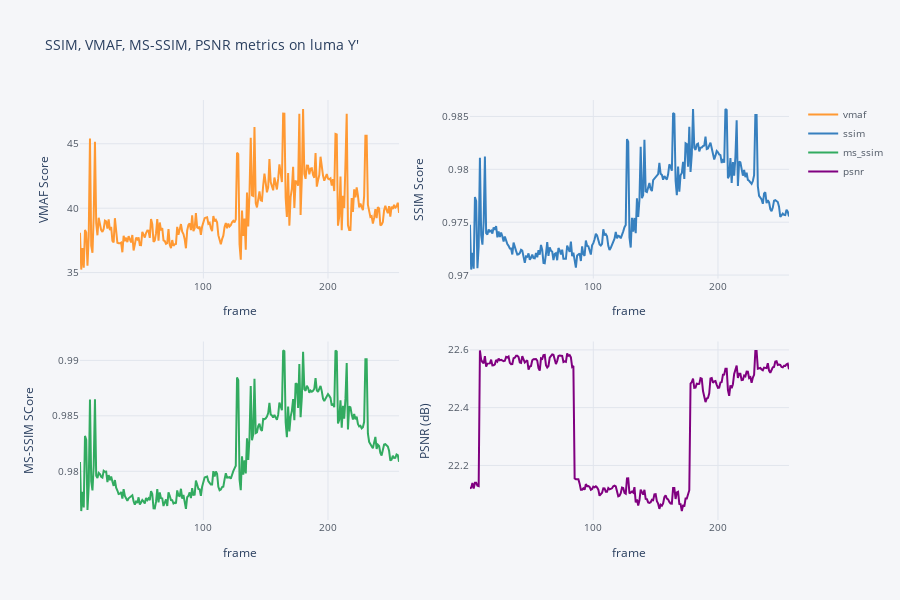

Here is the notebook cell this chart was saved with:
### Markdown cell above
##### Initial Analysis

For this test video, the VMAF score seems consistent with the earlier SSIM plots.
The video stars with relatively low quality, has a peak in perceptual quality, showing a increase in effiency of the compression, then decreases and is centered around a score of 37 roughly until halfway, and then starts increasing in quality roughly halfway with irregular fluctuations, but an overall increasing tendency, which means that less bits were needed to have a result perceptually closer to the original source material, than in the first half, where the characteristics of the scene are showing a lower SSIM and VMAF. Multi-scale SSIM might also sched some light, as well as the other objective non-perceptual metrics.

### Code cell
fig = dfs["vmaf"].iplot(y=["vmaf", "ssim", "ms_ssim", "psnr"],subplots=True, width=2.0, asFigure=True)

fig.update
fig.update_layout(title="SSIM, VMAF, MS-SSIM, PSNR metrics on luma Y'",
                  xaxis_title="frame", yaxis_title="VMAF Score",
                  xaxis2_title="frame", yaxis2_title="SSIM Score",
                  xaxis3_title="frame", yaxis3_title="MS-SSIM SCore",
                  xaxis4_title="frame", yaxis4_title="PSNR (dB)", font=dict(size=10),
                  width=900, height=600
                 )

### Figure 1 — Plotly figure (JSON) as saved in the notebook; plotly's stock layout.template omitted (floating-point values rounded to 4 significant figures; data arrays with more than 128 entries replaced by an {"elided": "..."} marker saying what was removed)
{"data": [{"line": {"color": "rgba(255, 153, 51, 1.0)", "dash": "solid", "shape": "linear", "width": 2}, "mode": "lines", "name": "vmaf", "text": "", "type": "scatter", "x": {"elided": "257 int values"}, "xaxis": "x", "y": {"elided": "257 float values"}, "yaxis": "y"}, {"line": {"color": "rgba(55, 128, 191, 1.0)", "dash": "solid", "shape": "linear", "width": 2}, "mode": "lines", "name": "ssim", "text": "", "type": "scatter", "x": {"elided": "257 int values"}, "xaxis": "x2", "y": {"elided": "257 float values"}, "yaxis": "y2"}, {"line": {"color": "rgba(50, 171, 96, 1.0)", "dash": "solid", "shape": "linear", "width": 2}, "mode": "lines", "name": "ms_ssim", "text": "", "type": "scatter", "x": {"elided": "257 int values"}, "xaxis": "x3", "y": {"elided": "257 float values"}, "yaxis": "y3"}, {"line": {"color": "rgba(128, 0, 128, 1.0)", "dash": "solid", "shape": "linear", "width": 2}, "mode": "lines", "name": "psnr", "text": "", "type": "scatter", "x": {"elided": "257 int values"}, "xaxis": "x4", "y": {"elided": "257 float values"}, "yaxis": "y4"}], "layout": {"font": {"size": 10}, "height": 600, "legend": {"bgcolor": "#F5F6F9", "font": {"color": "#4D5663"}}, "paper_bgcolor": "#F5F6F9", "plot_bgcolor": "#F5F6F9", "title": {"text": "SSIM, VMAF, MS-SSIM, PSNR metrics on luma Y'"}, "width": 900, "xaxis": {"anchor": "y", "autorange": true, "domain": [0, 0.45], "gridcolor": "#E1E5ED", "range": [1, 257], "showgrid": true, "tickfont": {"color": "#4D5663"}, "title": {"text": "frame"}, "type": "linear", "zerolinecolor": "#E1E5ED"}, "xaxis2": {"anchor": "y2", "autorange": true, "domain": [0.55, 1], "gridcolor": "#E1E5ED", "range": [1, 257], "showgrid": true, "tickfont": {"color": "#4D5663"}, "title": {"text": "frame"}, "type": "linear", "zerolinecolor": "#E1E5ED"}, "xaxis3": {"anchor": "y3", "autorange": true, "domain": [0, 0.45], "gridcolor": "#E1E5ED", "range": [1, 257], "showgrid": true, "tickfont": {"color": "#4D5663"}, "title": {"text": "frame"}, "type": "linear", "zerolinecolor": "#E1E5ED"}, "xaxis4": {"anchor": "y4", "autorange": true, "domain": [0.55, 1], "gridcolor": "#E1E5ED", "range": [1, 257], "showgrid": true, "tickfont": {"color": "#4D5663"}, "title": {"text": "frame"}, "type": "linear", "zerolinecolor": "#E1E5ED"}, "yaxis": {"anchor": "x", "autorange": true, "domain": [0.575, 1], "gridcolor": "#E1E5ED", "range": [34.54, 48.4], "showgrid": true, "tickfont": {"color": "#4D5663"}, "title": {"text": "VMAF Score"}, "type": "linear", "zerolinecolor": "#E1E5ED"}, "yaxis2": {"anchor": "x2", "autorange": true, "domain": [0.575, 1], "gridcolor": "#E1E5ED", "range": [0.9697, 0.9866], "showgrid": true, "tickfont": {"color": "#4D5663"}, "title": {"text": "SSIM Score"}, "type": "linear", "zerolinecolor": "#E1E5ED"}, "yaxis3": {"anchor": "x3", "autorange": true, "domain": [0, 0.425], "gridcolor": "#E1E5ED", "range": [0.9756, 0.9917], "showgrid": true, "tickfont": {"color": "#4D5663"}, "title": {"text": "MS-SSIM SCore"}, "type": "linear", "zerolinecolor": "#E1E5ED"}, "yaxis4": {"anchor": "x4", "autorange": true, "domain": [0, 0.425], "gridcolor": "#E1E5ED", "range": [22.01, 22.63], "showgrid": true, "tickfont": {"color": "#4D5663"}, "title": {"text": "PSNR (dB)"}, "type": "linear", "zerolinecolor": "#E1E5ED"}}}
